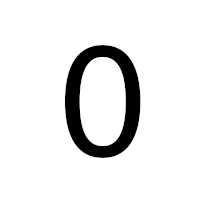
#> input picture examples/CYK Binary Addition/masks/0.png, 200 x 200 px
$ jupyter execute 'CYK Binary Addition.ipynb'
#> lines starting #> are read from the running program, lines starting #| are printed output that depends on the picture; after the words box and inside, x2 and y2 are one past the last pixel; in counts of white or black regions, pixels touching at a corner belong together
### cv/grammar/BinaryAdditionGrammar.py
from itertools import product
from typing import Tuple

import numpy as np

from .GrammarBase import GrammarBase


class BinaryAdditionGrammar(GrammarBase):

    def __init__(self, zero_mask: np.ndarray, one_mask: np.ndarray, threshold: float = 0.75) -> None:
        assert 0 < threshold <= 1
        assert one_mask.ndim == 2
        assert one_mask.shape == zero_mask.shape

        super().__init__()

        self.__one_mask = one_mask
        self.__zero_mask = zero_mask
        self.__threshold = threshold

        self.__rules = np.zeros((2, 10, 10, 10), dtype=bool)
        self.__rules[1, 0, 0, 0] = True  # I -> I | I
        self.__rules[1, 0, 2, 1] = True  # I -> v1 | I'
        self.__rules[1, 1, 3, 1] = True  # I' -> v1' | I'
        self.__rules[1, 1, 1, 0] = True  # I' -> I' | I
        self.__rules[0, 0, 6, 4] = True  # I -> A00/R0
        self.__rules[0, 0, 7, 5] = True  # I -> A01/R1
        self.__rules[0, 0, 8, 5] = True  # I -> A10/R1
        self.__rules[0, 1, 9, 4] = True  # I' -> A11/R0
        self.__rules[0, 2, 6, 5] = True  # v1 -> A00/R1
        self.__rules[0, 3, 7, 4] = True  # v1' -> A01/R0
        self.__rules[0, 3, 8, 4] = True  # v1' -> A10/R0
        self.__rules[0, 3, 9, 5] = True  # v1' -> A11/R1
        self.__rules[0, 6, 4, 4] = True  # A00 -> R0/R0
        self.__rules[0, 7, 4, 5] = True  # A01 -> R0/R1
        self.__rules[0, 8, 5, 4] = True  # A10 -> R1/R0
        self.__rules[0, 9, 5, 5] = True  # A11 -> R1/R1

    @property
    def ndim(self) -> int:
        return 2

    def __recognize(self, mask: np.ndarray, image_part: np.ndarray) -> bool:
        res = np.logical_and(mask, image_part)
        return (res.sum() / mask.sum()) > self.__threshold

    # [18 lines left out: function recognize_terminal, not called in this run]

    def get_rules_for_dim(self, dim: int) -> np.ndarray:
        return self.__rules[dim]

### examples/CYK Binary Addition/CYK Binary Addition.ipynb
# Алгоритм Кока-Янгера-Касамі для перевірки бінарного додавання у стовпчик
*Шкаліков Олег, ФІ-81*

[cell 1]
import numpy as np

from matplotlib import pyplot as plt
from PIL import Image

from cv.grammar import BinaryAdditionGrammar, cyk

Завантажимо у відповідні масиви маски термінальних символів $0$ та $1$.

[cell 2]
zero_mask = ~np.asarray(Image.open('masks/0.png').convert('L'), dtype=bool)
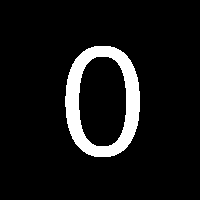
#> zero_mask: shape (200, 200) bool; 8.4% white; 1 white region, box (x1, y1, x2, y2) and area: (65, 46, 140, 157) 3348
one_mask = ~np.asarray(Image.open('masks/1.png', ).convert('L'), dtype=bool)
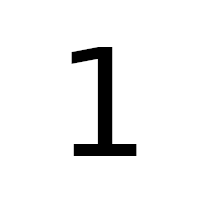
#> input picture examples/CYK Binary Addition/masks/1.png, 200 x 200 px
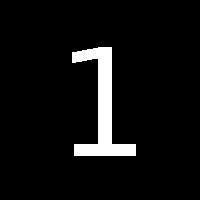
#> one_mask: shape (200, 200) bool; 6% white; 1 white region, box (x1, y1, x2, y2) and area: (72, 47, 136, 156) 2386

Створимо функцію, яка дозволить генерувати приклад з масок

[cell 3]
def generate_image(equation):
    columns = []
    for j in range(equation.shape[1]):
        rows = []
        for i in range(3):
            if equation[i, j] == 1:
                rows.append(one_mask)
            elif equation[i, j] == 0:
                rows.append(zero_mask)
        columns.append(np.vstack(rows))
#> after the loop, columns = 5 items

    return np.hstack(columns)
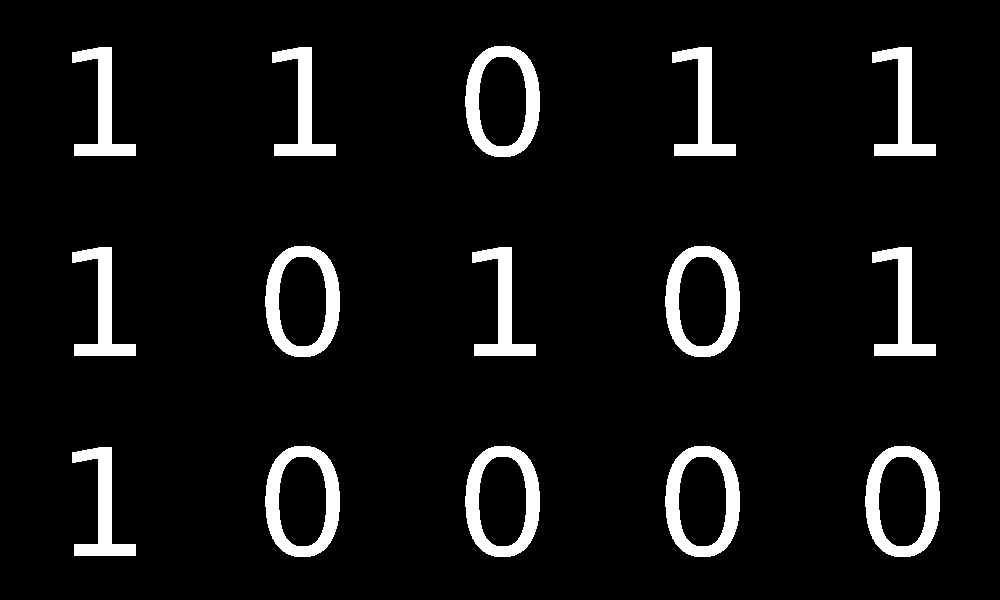
#> returned value: shape (600, 1000) bool; 7.1% white; 15 white regions, largest, box (x1, y1, x2, y2) and area: (465, 46, 540, 157) 3348, (265, 246, 340, 357) 3348, (665, 246, 740, 357) 3348

[cell 4]
eq = np.array([[1, 1, 0, 1, 1],
               [1, 0, 1, 0, 1],
               [1, 0, 0, 0, 0]])
eq_image = generate_image(eq)

Якщо ж ви хочете використати свої власні чорно-білі зображення, то розкоментуйте комірку нижче та вкажіть правильний шлях

[cell 5]
# path = 'test_eq.png' #your path here
# eq_image = ~np.asarray(Image.open(path).convert('L'), dtype=bool)

Зобразимо той приклад, правильність якого ми будемо намагатися дізнатися за допомогою нашої 2-вимірної граматики

[cell 6]
plt.imshow(eq_image, cmap='gray_r')

Створимо граматику, передавши у якості параметрів маски $0$ та $1$

[cell 7]
grammar = BinaryAdditionGrammar(zero_mask, one_mask)

У граматиці є 2 початкових символа, один з них відповідає тому, що приклад є правильним, а другий тому, що зліва потрібен ще біт переносу. Створимо функції, яка допоможе за результатом роботи алгоритму вказувати на це

[cell 8]
def check_binary_addition(image, grammar):
    res = cyk(image, grammar)
    if res[0]:
        print('Equation is correct')
    elif res[1]:
        print('Equation requires carry bit')
    else:
        print('Equation is incorrect')

Й на сам кінець, запустимо алгоритм

[cell 9]
check_binary_addition(eq_image, grammar)
#> (the call stopped at in check_binary_addition, `res = cyk(image, grammar)`: cv is not available in this run)
